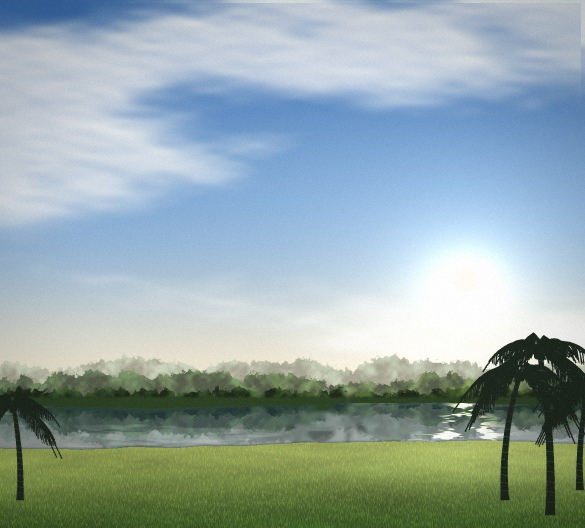
#> input picture tool/sky/src/day_clean.png, 1170 x 1056 px (shown at 1/2 size)
$ python scenes.py
#> lines starting #> are read from the running program, lines starting #| are printed output that depends on the picture; after the words box and inside, x2 and y2 are one past the last pixel; in counts of white or black regions, pixels touching at a corner belong together
### tool/sky/common.py
"""Shared helpers for the home pictures (owner, 4 Nov: seasons, regions).

All scenes start from the owner's river painting (assets/sky/day.jpg and
night.jpg) so they keep its painted look; elements are added with soft,
noisy brush shapes rather than flat vector shapes.
"""
import os
import numpy as np
import cv2

HERE = os.path.dirname(os.path.abspath(__file__))
ROOT = os.path.abspath(os.path.join(HERE, '..', '..'))
SRC = os.path.join(HERE, 'src')        # the owner's originals, kept unchanged
OUT = os.path.join(ROOT, 'assets', 'sky')
W, H = 1170, 1056
HORIZON = 718   # sky ends, far trees start
BANK_FAR = 800  # far bank meets the water
BANK = 890      # near bank (water ends, grass starts), roughly

rng = np.random.default_rng(7)


def load(name):
    im = cv2.imread(os.path.join(SRC, name), cv2.IMREAD_COLOR)
    return cv2.cvtColor(im, cv2.COLOR_BGR2RGB).astype(np.float32) / 255.0


def save(img, name, q=82):
    os.makedirs(OUT, exist_ok=True)
    rgb = (np.clip(img, 0, 1) * 255).astype(np.uint8)
    cv2.imwrite(os.path.join(OUT, name), cv2.cvtColor(rgb, cv2.COLOR_RGB2BGR), [cv2.IMWRITE_WEBP_QUALITY, q])


def fbm(h, w, octaves=5, base=4, seed=0):
    """Smooth value noise 0..1 (sum of blurred random grids)."""
    r = np.random.default_rng(seed)
    out = np.zeros((h, w), np.float32)
    amp, tot = 1.0, 0.0
    for o in range(octaves):
        gh, gw = max(2, base * 2 ** o * h // w + 1), base * 2 ** o + 1
        g = r.random((gh, gw)).astype(np.float32)
        out += amp * cv2.resize(g, (w, h), interpolation=cv2.INTER_CUBIC)
        tot += amp
        amp *= 0.5
    out /= tot
    return (out - out.min()) / (out.max() - out.min() + 1e-6)


def grain(img, amount=0.025, seed=1):
    r = np.random.default_rng(seed)
    return img + (r.random(img.shape[:2]).astype(np.float32)[..., None] - 0.5) * amount


def blend(img, color, alpha):
    """alpha: HxW 0..1; color: rgb tuple or HxWx3."""
    a = np.clip(alpha, 0, 1)[..., None]
    c = np.asarray(color, np.float32)
    if c.ndim == 1:
        c = c / 255.0 if c.max() > 1 else c
    return img * (1 - a) + c * a


def soft(mask, k):
    k = int(k) | 1
    return cv2.GaussianBlur(mask.astype(np.float32), (k, k), 0)


def grass_mask(img):
    """Near-bank ground (green, below the water), without the palm trunks/crowns."""
    h = np.zeros(img.shape[:2], np.float32)
    g = img[..., 1] - img[..., 2]
    for x in range(img.shape[1]):
        col = g[860:, x]
        idx = np.argmax(col > 0.12)
        y0 = 860 + idx if col[idx] > 0.12 else BANK
        h[y0:, x] = 1
    dark = img.mean(2) < 0.17
    h[dark] = 0
    return soft(h, 5)


def bank_line(img):
    g = img[..., 1] - img[..., 2]
    ys = []
    for x in range(img.shape[1]):
        col = g[860:, x]
        idx = np.argmax(col > 0.12)
        ys.append(860 + idx if col[idx] > 0.12 else BANK)
    ys = np.array(ys, np.float32)
    return cv2.GaussianBlur(ys.reshape(1, -1), (1, 61), 0).ravel()


def palms_mask(day):
    """The dark palm silhouettes (left and right), to keep in front of everything."""
    m = (day.mean(2) < 0.16).astype(np.float32)
    m[:600] = 0
    m[:, 130:900] = 0
    return m


def brush_blob(canvas, cx, cy, rx, ry, color, alpha=1.0, seed=0, rough=0.35):
    """A painted, ragged ellipse."""
    h, w = canvas.shape[:2]
    x0, x1 = max(0, int(cx - rx * 1.6)), min(w, int(cx + rx * 1.6))
    y0, y1 = max(0, int(cy - ry * 1.6)), min(h, int(cy + ry * 1.6))
    if x1 <= x0 or y1 <= y0:
        return canvas
    yy, xx = np.mgrid[y0:y1, x0:x1].astype(np.float32)
    d = ((xx - cx) / rx) ** 2 + ((yy - cy) / ry) ** 2
    n = fbm(y1 - y0, x1 - x0, 3, 3, seed)
    a = np.clip((1 + rough * (n - 0.5) * 2 - d) * 3, 0, 1) * alpha
    c = np.asarray(color, np.float32)
    c = c / 255.0 if c.max() > 1 else c
    canvas[y0:y1, x0:x1] = canvas[y0:y1, x0:x1] * (1 - a[..., None]) + c * a[..., None]
    return canvas


def stroke(canvas, pts, width, color, alpha=1.0, blur=1):
    m = np.zeros(canvas.shape[:2], np.uint8)
    cv2.polylines(m, [np.int32(pts)], False, 255, int(max(1, width)), cv2.LINE_AA)
    a = soft(m / 255.0, blur * 2 + 1) * alpha
    return blend(canvas, color, a)


# [5 lines left out: function night_of, not called in this run]

### tool/sky/scenes.py
"""Step 2: the scenes. Six seasons on the river (day and night), then the
regions. python3 tool/sky/prep.py && python3 tool/sky/scenes.py"""
import sys
import numpy as np, cv2
from common import *

D0 = cv2.cvtColor(cv2.imread(os.path.join(SRC, 'day_clean.png')), cv2.COLOR_BGR2RGB).astype(np.float32) / 255
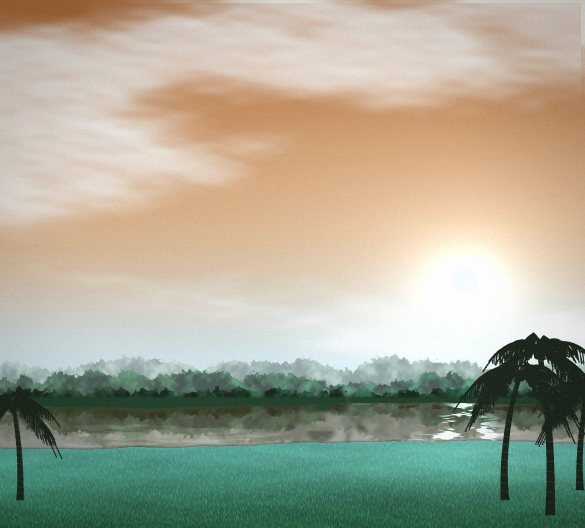
#> D0: shape (1056, 1170, 3) float32 (shown at 1/2 size); mean B, G, R 0.587, 0.661, 0.667
N0 = cv2.cvtColor(cv2.imread(os.path.join(SRC, 'night_clean.png')), cv2.COLOR_BGR2RGB).astype(np.float32) / 255
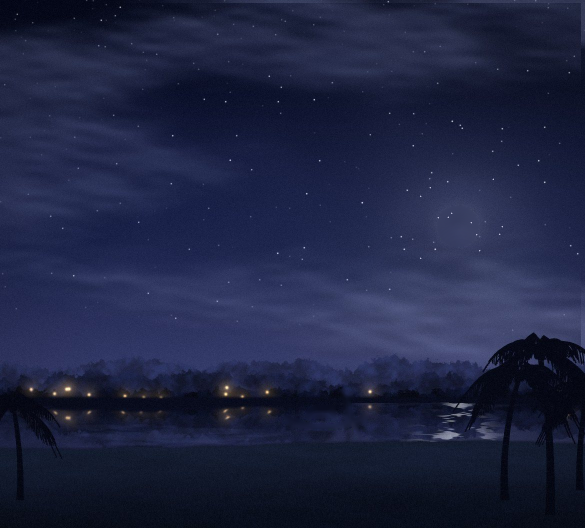
#> input picture tool/sky/src/night_clean.png, 1170 x 1056 px (shown at 1/2 size)
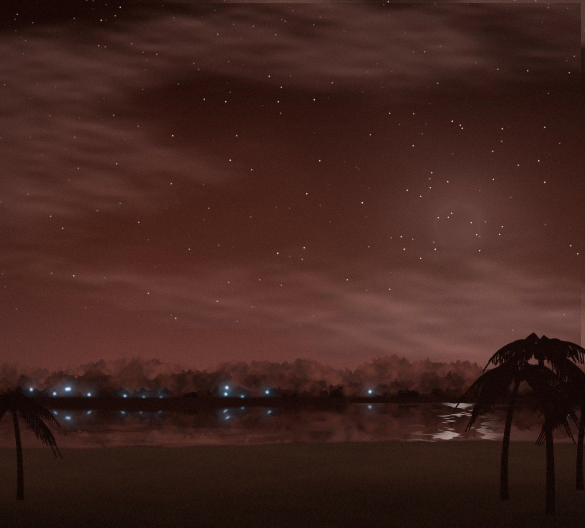
#> N0: shape (1056, 1170, 3) float32 (shown at 1/2 size); mean B, G, R 0.121, 0.143, 0.259
PALMS = palms_mask(D0)
#> in palms_mask, `m = (day.mean(2) < 0.16).astype(np.float32)`:
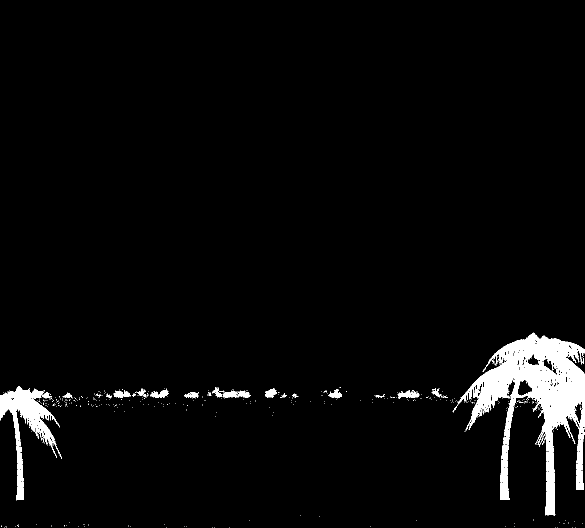
#> m: shape (1056, 1170) float32 (shown at 1/2 size); values 0 (black) and 1 (white), 3.3% white; 487 white regions (450 under 20 px), largest, box (x1, y1, x2, y2) and area: (905, 665, 1170, 890) 25417, (0, 772, 124, 917) 5887, (1093, 923, 1110, 984) 903
PALMS_N = PALMS.copy()
GRASS = grass_mask(D0) * (1 - PALMS)
#> in grass_mask, `g = img[..., 1] - img[..., 2]`:
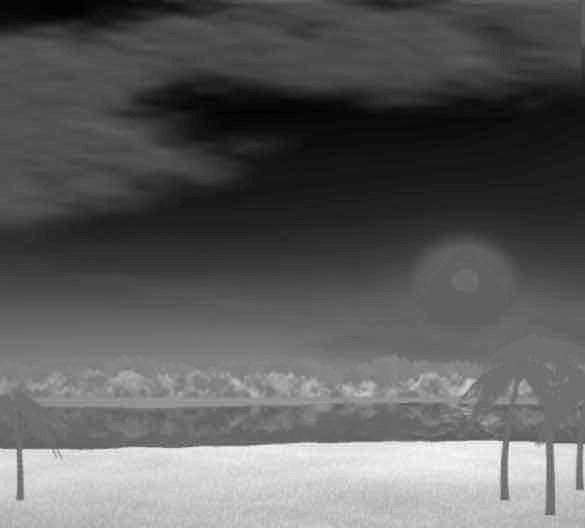
#> g: shape (1056, 1170) float32 (shown at 1/2 size); min -0.22, max 0.361, mean -0.00536; drawn with min black and max white
#> the loop in grass_mask, `for x in range(img.shape[1]):` made 1170 passes
#> (idx, y0) on passes 1 to 3: (37, 897), (37, 897), (37, 897)
#> in grass_mask, `h[dark] = 0`:
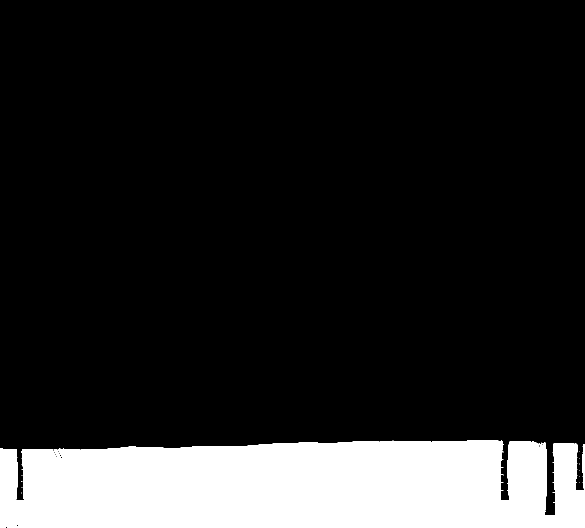
#> h: shape (1056, 1170) float32 (shown at 1/2 size); values 0 (black) and 1 (white), 15.3% white; 13 white regions (12 under 20 px), largest, box (x1, y1, x2, y2) and area: (0, 880, 1170, 1056) 188909
BANKY = bank_line(D0)
#> the loop in bank_line, `for x in range(img.shape[1]):` made 1170 passes
#> idx on passes 1 to 3: 37, 37, 37
#> after the loop in bank_line, `for x in range(img.shape[1]):`: ys = 1170 values, max 1031 at index 1094, min 880 at index 981, mean 892.6
#> BANKY has the same summary as ys in bank_line
YY, XX = np.mgrid[0:H, 0:W].astype(np.float32)
SKY = (YY < HORIZON).astype(np.float32)
SKY = soft(SKY, 41)
WATER = ((YY >= BANK_FAR) & (YY < BANKY[None, :])).astype(np.float32) * (1 - PALMS)
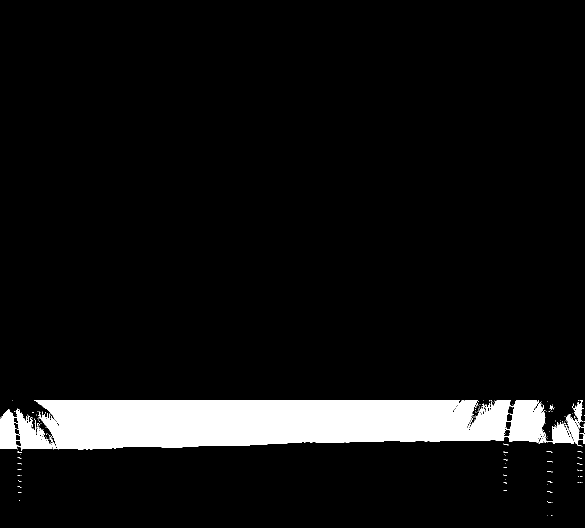
#> WATER: shape (1056, 1170) float32 (shown at 1/2 size); values 0 (black) and 1 (white), 7.5% white; 194 white regions (190 under 20 px), largest, box (x1, y1, x2, y2) and area: (68, 800, 1170, 900) 87291, (0, 817, 114, 902) 4897, (1148, 800, 1168, 847) 397, (62, 838, 65, 854) 21


def keep_palms(img, base):
    a = soft(PALMS, 3)[..., None]
    return img * (1 - a) + base * a


def shade(col, night):
    c = np.asarray(col, np.float32)
    c = c / 255 if c.max() > 1 else c
    if not night:
        return c
    lum = float(c.mean())
    return np.array([0.16, 0.18, 0.32], np.float32) * (0.35 + lum * 0.9)


# ── ground textures ──
def recolor_ground(img, top, bottom, night, mask=None, keep=0.25, seed=0):
    m = GRASS if mask is None else mask
    t = np.clip((YY - 890) / 166, 0, 1)[..., None]
    target = shade(top, night) * (1 - t) + shade(bottom, night) * t
    lum = img.mean(2, keepdims=True)
    n = fbm(H, W, 5, 6, seed)[..., None]
    tex = target * (0.78 + 0.5 * (lum / max(1e-3, float(lum[m > 0.5].mean())) - 1) * keep + (n - 0.5) * 0.25)
    return img * (1 - m[..., None]) + tex * m[..., None]


def blades(img, n, color, ylo, yhi, hlo, hhi, night, width=1, lean=4, seed=0, alpha=0.8, heads=None):
    r = np.random.default_rng(seed)
    c = shade(color, night)
    layer = img.copy()
    for _ in range(n):
        x = r.uniform(0, W)
        y = r.uniform(ylo, yhi)
        if y < BANKY[int(min(W - 1, x))] + 2:
            continue
        hgt = r.uniform(hlo, hhi) * (0.6 + 0.4 * (y - 880) / 176)
        dx = r.uniform(-lean, lean)
        pts = [(x, y), (x + dx * 0.4, y - hgt * 0.5), (x + dx, y - hgt)]
        cc = c * r.uniform(0.75, 1.15)
        cv2.polylines(layer, [np.int32(pts)], False, tuple(float(v) for v in np.clip(cc, 0, 1)), width, cv2.LINE_AA)
        if heads is not None:
            hc = tuple(float(v) for v in np.clip(shade(heads, night) * r.uniform(0.85, 1.1), 0, 1))
            cv2.ellipse(layer, (int(x + dx), int(y - hgt)), (2, 4), r.uniform(-30, 30), 0, 360, hc, -1, cv2.LINE_AA)
    m = GRASS[..., None] * alpha
    return img * (1 - m) + layer * m


# ── trees and plants (painted blobs) ──
def tree_trunk(img, x, ybase, ytop, wbase, color, night, bend=0.0, seed=0):
    r = np.random.default_rng(seed)
    pts = []
    for i in range(12):
        t = i / 11
        pts.append((x + bend * t * t + r.uniform(-1.5, 1.5), ybase - (ybase - ytop) * t))
    for i in range(len(pts) - 1):
        w = wbase * (1 - 0.6 * i / 11)
        img = stroke(img, [pts[i], pts[i + 1]], w, shade(color, night), 1.0, 1)
    return img, pts


def branch(img, p0, ang, length, width, color, night, depth, seed, ends):
    r = np.random.default_rng(seed)
    if depth == 0 or length < 6:
        ends.append(p0)
        return img
    p1 = (p0[0] + np.cos(ang) * length, p0[1] - np.sin(ang) * length)
    img = stroke(img, [p0, p1], max(1, width), shade(color, night), 1.0, 1)
    for k in range(2):
        a2 = ang + r.uniform(0.25, 0.7) * (1 if k else -1)
        img = branch(img, p1, a2, length * r.uniform(0.62, 0.8), width * 0.68, color, night, depth - 1, seed * 3 + k + 1, ends)
    return img


def crown(img, cx, cy, rx, ry, dark, light, night, n=26, seed=0):
    """A leafy crown: many small leaf clusters, dark underneath, lit on top-right."""
    r = np.random.default_rng(seed)
    d, l = shade(dark, night), shade(light, night)
    img = brush_blob(img, cx, cy + ry * 0.05, rx * 0.92, ry * 0.88, d * 0.8, 1, seed, 0.5)
    pts = []
    for i in range(int(n * 5)):
        a = r.uniform(0, 2 * np.pi)
        k = np.sqrt(r.uniform(0, 1))
        pts.append((cx + np.cos(a) * rx * k, cy + np.sin(a) * ry * k))
    pts.sort(key=lambda p: -p[1] + r.uniform(-20, 20))
    pts = pts[::-1]
    for i, (bx, by) in enumerate(pts):
        lit = np.clip(0.55 - (by - cy) / ry * 0.55 + (bx - cx) / rx * 0.25 + r.uniform(-0.18, 0.18), 0, 1)
        col = d + (l - d) * lit
        s = r.uniform(0.09, 0.17)
        img = brush_blob(img, bx, by, rx * s, ry * s * 0.85, col, 0.95, seed * 97 + i, 0.6)
    return img


def dots(img, cx, cy, rx, ry, n, color, size, night, seed=0, alpha=1.0, glow=False):
    r = np.random.default_rng(seed)
    c = tuple(float(v) for v in np.clip(shade(color, night), 0, 1))
    layer = img.copy()
    for _ in range(n):
        a = r.uniform(0, 2 * np.pi)
        d = np.sqrt(r.uniform(0, 1))
        x, y = cx + np.cos(a) * rx * d, cy + np.sin(a) * ry * d
        s = max(1, int(size * r.uniform(0.6, 1.3)))
        cv2.circle(layer, (int(x), int(y)), s, c, -1, cv2.LINE_AA)
    return img * (1 - alpha) + layer * alpha


def kash_field(img, y0, y1, night, seed=0):
    """শরৎ: kash — thin stems, each topped by a soft white plume that arcs
    over down-wind, many of them, small at the back, big in front."""
    r = np.random.default_rng(seed)
    white = np.array([0.98, 0.98, 0.96], np.float32) if not night else np.array([0.46, 0.49, 0.64], np.float32)
    grey = np.array([0.78, 0.79, 0.78], np.float32) if not night else np.array([0.28, 0.31, 0.45], np.float32)
    stemc = tuple(float(v) for v in shade((120, 128, 88), night))
    order = sorted([(r.uniform(y0, y1 + 40), r.uniform(-20, W + 20)) for _ in range(420)])
    out = img.copy()
    for y, x in order:
        xi = int(min(W - 1, max(0, x)))
        if y < BANKY[xi] + 2:
            continue
        depth = np.clip((y - y0) / (y1 + 40 - y0), 0, 1)
        s = 0.45 + 1.1 * depth ** 1.5
        h = r.uniform(40, 70) * s
        lean = r.uniform(4, 10) * s
        top = (x + lean, y - h)
        cv2.polylines(out, [np.int32([(x, y), (x + lean * 0.5, y - h * 0.55), top])], False, stemc, max(1, int(1.3 * s)), cv2.LINE_AA)
        # the plume: an arc over to the right, thick at the root, thin at the tip
        L = r.uniform(26, 44) * s
        bend = r.uniform(0.5, 1.0)
        pts = []
        for t in np.linspace(0, 1, 9):
            ang = np.deg2rad(80 - 120 * bend * t)
            pts.append((top[0] + np.sin(np.deg2rad(10 + 100 * bend * t)) * L * t * 0.9, top[1] - np.cos(np.deg2rad(10 + 100 * bend * t)) * L * t * 0.55))
        layer = np.zeros((H, W), np.float32)
        for i in range(len(pts) - 1):
            w = max(1, int((7.5 - 6 * i / 8) * s))
            cv2.line(layer, (int(pts[i][0]), int(pts[i][1])), (int(pts[i + 1][0]), int(pts[i + 1][1])), 1.0, w, cv2.LINE_AA)
        x0, y0b = int(max(0, min(p[0] for p in pts) - 12)), int(max(0, min(p[1] for p in pts) - 12))
        x1, y1b = int(min(W, max(p[0] for p in pts) + 12)), int(min(H, max(p[1] for p in pts) + 12))
        if x1 <= x0 or y1b <= y0b:
            continue
        sub = cv2.GaussianBlur(layer[y0b:y1b, x0:x1], (5, 5), 0)
        nz = fbm(y1b - y0b, x1 - x0, 2, 6, int(r.integers(1e6)))
        a = np.clip(sub * (0.75 + 0.4 * nz), 0, 0.95)[..., None]
        col = white * (0.92 + 0.08 * nz[..., None]) if r.random() < 0.8 else grey
        out[y0b:y1b, x0:x1] = out[y0b:y1b, x0:x1] * (1 - a) + col * a
    return out


def fog(img, y0, y1, amount, night, seed=0):
    n = fbm(H, W, 4, 3, seed)
    band = np.clip(1 - np.abs((YY - (y0 + y1) / 2) / ((y1 - y0) / 2)), 0, 1) ** 0.8
    a = band * (0.55 + 0.45 * n) * amount
    col = np.array([0.93, 0.94, 0.95], np.float32) if not night else np.array([0.30, 0.33, 0.48], np.float32)
    return blend(img, col, a)


def clouds(img, amount, color, night, seed=0, cover=0.5, ylim=HORIZON):
    n = fbm(H, W, 6, 3, seed)
    a = np.clip((n - (1 - cover)) / 0.25, 0, 1) * amount * np.clip((ylim - YY) / 120, 0, 1)
    under = np.clip((fbm(H, W, 3, 2, seed + 1) - 0.5) * 2, 0, 1) * np.clip((YY - 200) / 400, 0, 1)
    c = shade(color, night)
    col = c[None, None, :] * (1 - 0.12 * under[..., None])
    return img * (1 - a[..., None]) + col * a[..., None]


def adjust_sky(img, mul, add=(0, 0, 0)):
    k = SKY[..., None]
    return img * (1 - k) + np.clip(img * np.asarray(mul, np.float32) + np.asarray(add, np.float32), 0, 1) * k


def raise_water(img, rise, night):
    """বর্ষা: the river comes up over the near bank."""
    out = img.copy()
    for x in range(W):
        b = int(BANKY[x])
        for y in range(b, min(H, b + rise)):
            out[y, x] = img[b - 1 - (y - b) % 30, x] * (0.95 + 0.05 * np.sin(y * 0.7 + x * 0.05))
    m = np.zeros((H, W), np.float32)
    for x in range(W):
        b = int(BANKY[x]); m[b:min(H, b + rise), x] = 1
    m = soft(m * (1 - PALMS), 7)[..., None]
    return img * (1 - m) + out * m


def hyacinth(img, n, night, seed=0):
    r = np.random.default_rng(seed)
    for i in range(n):
        x = r.uniform(80, 1100); y = r.uniform(840, 900)
        img = brush_blob(img, x, y, r.uniform(16, 34), r.uniform(5, 8), shade((52, 102, 52), night), 0.95, seed + i)
        img = dots(img, x, y - 4, 10, 3, 4, (190, 160, 230), 1.6, night, seed + i, 0.9)
    return img


def pot(img, x, y, night):
    img = brush_blob(img, x, y, 9, 11, shade((150, 82, 46), night), 1, 5, 0.1)
    img = brush_blob(img, x, y - 9, 6, 2.5, shade((96, 52, 30), night), 1, 6, 0.1)
    return stroke(img, [(x - 4, y - 12), (x + 6, y - 26)], 2, shade((90, 70, 50), night))


def season(name, night):
    base = N0 if night else D0
    img = base.copy()
    if name == 'grishma':  # গ্রীষ্ম: dry earth, hazy hot sky, a mango tree
        img = adjust_sky(img, (1.04, 1.0, 0.92), (0.03, 0.02, 0.0)) if not night else img
        img = recolor_ground(img, (196, 178, 104), (150, 122, 62), night, seed=11)
        img = blades(img, 2200, (170, 150, 80), 895, 1056, 6, 16, night, seed=12, alpha=0.7)
        r = np.random.default_rng(4)
        for i in range(26):  # cracked patches
            x, y = r.uniform(150, 1000), r.uniform(960, 1050)
            pts = [(x, y)]
            for k in range(5):
                pts.append((pts[-1][0] + r.uniform(-14, 14), pts[-1][1] + r.uniform(-4, 4)))
            img = stroke(img, pts, 1, shade((110, 84, 46), night), 0.6)
        img, _ = tree_trunk(img, 215, 965, 740, 24, (70, 54, 42), night, bend=-6, seed=3)
        img = crown(img, 215, 700, 140, 100, (22, 52, 24), (96, 146, 64), night, 34, 21)
        img = dots(img, 215, 730, 105, 62, 30, (196, 196, 64), 3, night, 22)
    elif name == 'borsha':  # বর্ষা: dark rain clouds, the river up, kadam, hyacinth
        if not night:
            img = adjust_sky(img, (0.72, 0.75, 0.80), (0.05, 0.05, 0.06))
            img = clouds(img, 0.85, (92, 98, 110), night, 31, 0.62)
            img = clouds(img, 0.6, (140, 146, 156), night, 32, 0.45)
        else:
            img = clouds(img, 0.75, (50, 52, 70), night, 31, 0.6)
        img = raise_water(img, 40, night)
        img = recolor_ground(img, (64, 128, 52), (32, 84, 30), night, seed=33)
        img = blades(img, 2600, (40, 104, 36), 900, 1056, 10, 22, night, seed=34, alpha=0.7)
        img = hyacinth(img, 7, night, 35)
        img, _ = tree_trunk(img, 230, 950, 760, 15, (64, 52, 42), night, bend=4, seed=36)
        img = crown(img, 232, 705, 120, 98, (26, 72, 34), (76, 140, 70), night, 32, 37)
        img = dots(img, 232, 700, 100, 76, 34, (236, 206, 92), 5, night, 38)
        img = dots(img, 232, 700, 100, 76, 34, (250, 246, 220), 2, night, 39)
    elif name == 'shorot':  # শরৎ: blue sky, cotton clouds, kash along the river
        if not night:
            img = adjust_sky(img, (0.92, 0.97, 1.05))
            img = clouds(img, 0.9, (250, 250, 252), night, 41, 0.38, ylim=600)
        img = recolor_ground(img, (126, 168, 74), (70, 112, 44), night, seed=42)
        img = blades(img, 2600, (96, 150, 60), 900, 1056, 8, 20, night, seed=45, alpha=0.7)
        img = kash_field(img, 900, 1000, night, 43)
    elif name == 'hemonto':  # হেমন্ত: golden paddy
        if not night:
            img = adjust_sky(img, (1.02, 1.0, 0.96), (0.02, 0.01, 0))
        img = recolor_ground(img, (214, 170, 62), (160, 112, 34), night, seed=51)
        img = blades(img, 5200, (196, 150, 50), 895, 1056, 10, 26, night, seed=52, lean=6, alpha=0.85, heads=(226, 182, 74))
        img = blades(img, 1200, (130, 92, 30), 930, 1056, 14, 30, night, seed=53, lean=8, alpha=0.6)
    elif name == 'sheet':  # শীত: mist, mustard fields, a pot on the date palm
        img = recolor_ground(img, (150, 162, 70), (96, 112, 44), night, seed=61)
        r = np.random.default_rng(62)
        layer = img.copy()
        c = tuple(float(v) for v in np.clip(shade((246, 214, 42), night), 0, 1))
        for _ in range(9000):
            x, y = r.uniform(0, W), r.uniform(900, 1056)
            if y < BANKY[int(min(W - 1, x))] + 4:
                continue
            s = 1 + int((y - 900) / 60)
            cv2.circle(layer, (int(x), int(y)), s, c, -1, cv2.LINE_AA)
        img = img * (1 - GRASS[..., None] * 0.9) + layer * GRASS[..., None] * 0.9
        img = fog(img, 690, 900, 0.75 if not night else 0.55, night, 63)
        img = fog(img, 880, 1000, 0.35 if not night else 0.25, night, 64)
        if not night:
            img = adjust_sky(img, (0.95, 0.97, 1.0), (0.04, 0.04, 0.04))
        img = keep_palms(img, base)
        img = pot(img, 46, 868, night)
        return img
    elif name == 'boshonto':  # বসন্ত: shimul in red bloom, fresh green
        img = recolor_ground(img, (150, 196, 84), (84, 138, 52), night, seed=71)
        img = blades(img, 2400, (110, 170, 60), 900, 1056, 8, 18, night, seed=72, alpha=0.7)
        img, tp = tree_trunk(img, 250, 985, 640, 28, (88, 72, 62), night, bend=-10, seed=73)
        ends = []
        for k, (ang, ln) in enumerate([(1.2, 150), (1.95, 140), (0.7, 120), (2.45, 115), (1.55, 170), (0.95, 110)]):
            img = branch(img, tp[7 + k % 3], ang, ln * 0.62, 12, (84, 68, 58), night, 5, 74 + k, ends)
        r = np.random.default_rng(75)
        for (ex, ey) in ends:
            seedv = int(r.integers(1e6))
            img = dots(img, ex, ey, 18, 12, 10, (150, 22, 20), 4.2, night, seedv)
            img = dots(img, ex, ey - 2, 15, 10, 9, (222, 48, 32), 3.4, night, seedv + 1)
            img = dots(img, ex + 2, ey - 3, 10, 7, 4, (255, 128, 64), 2, night, seedv + 2)
        img = dots(img, 600, 760, 420, 20, 70, (200, 54, 38), 2, night, 76, 0.8)  # palash far away
    return keep_palms(img, base)


SEASONS = ['grishma', 'borsha', 'shorot', 'hemonto', 'sheet', 'boshonto']

if __name__ == '__main__' and not (len(sys.argv) > 1 and sys.argv[1] in ('regions', 'river')):
    which = sys.argv[1:] or SEASONS
    for s in which:
        for night in (False, True):
            save(grain(season(s, night), 0.018, 5), f'{s}_{"night" if night else "day"}.webp')
        print(s)
#> this loop made 6 passes
#> (the rest of the program and of its run is left out)
